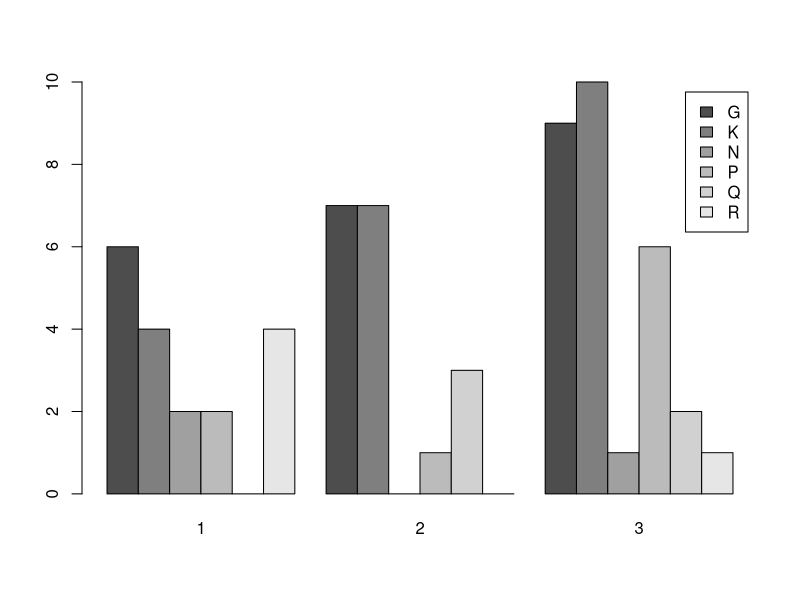
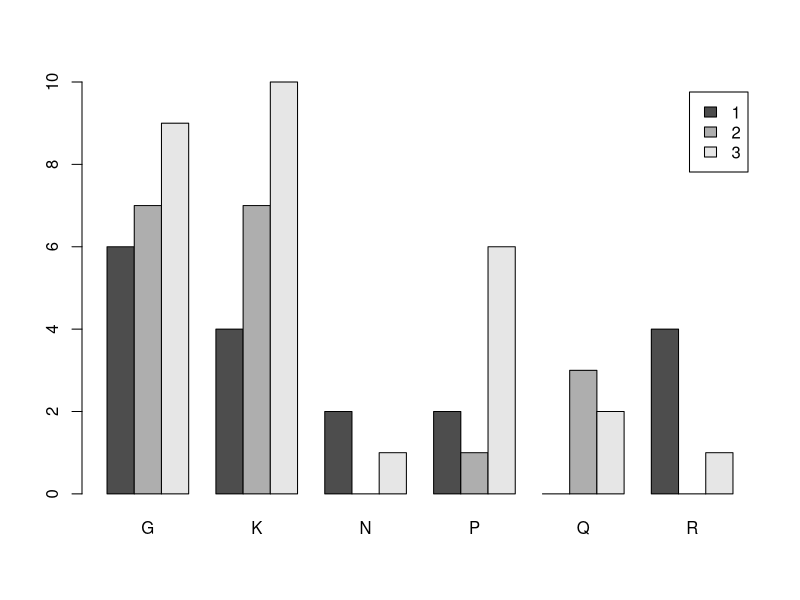
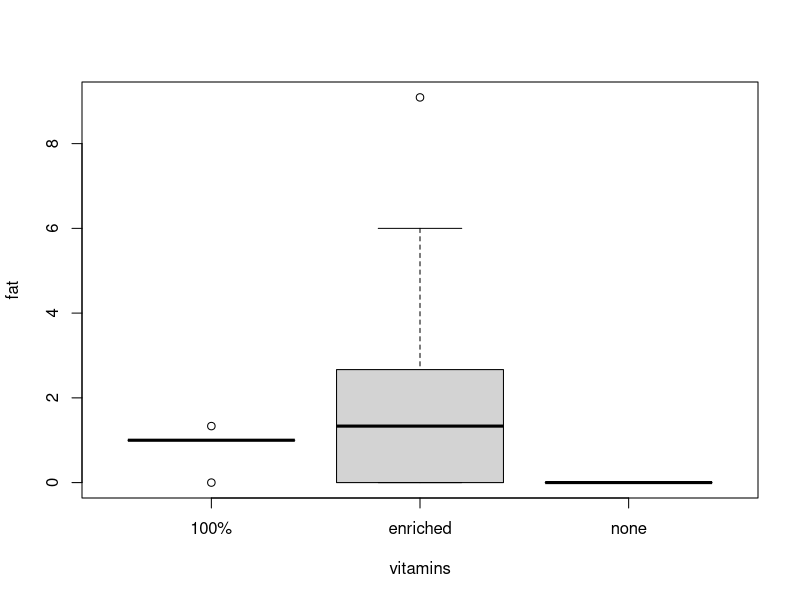
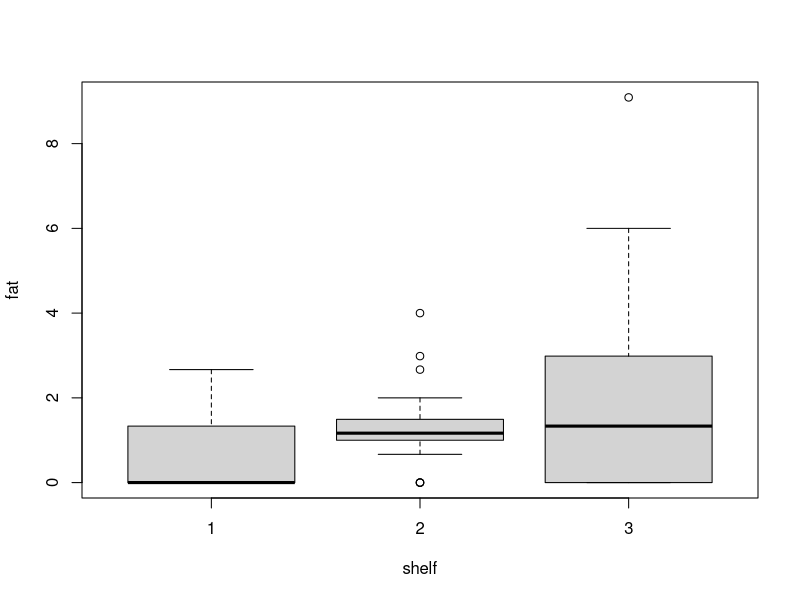
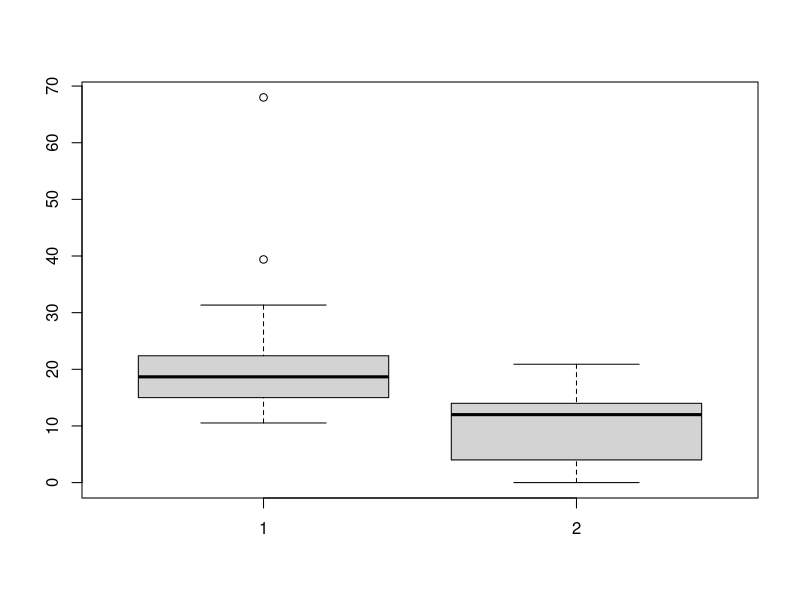
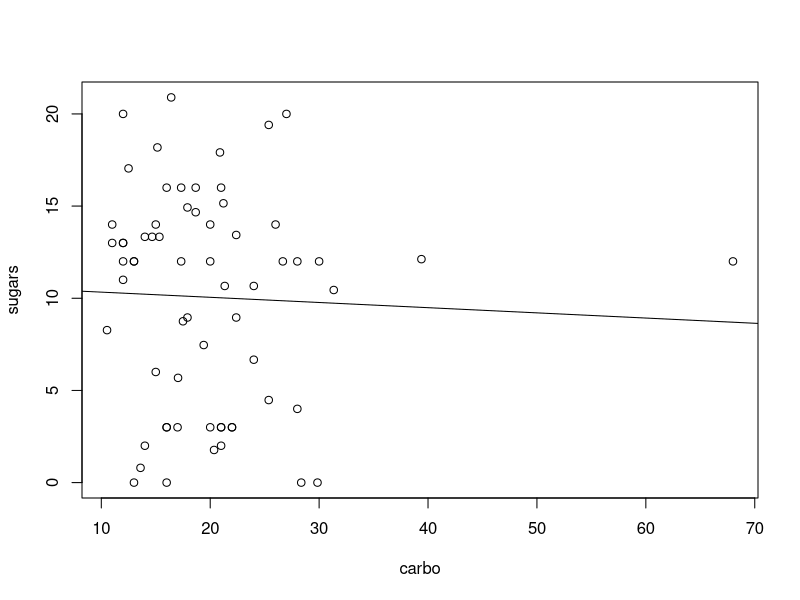
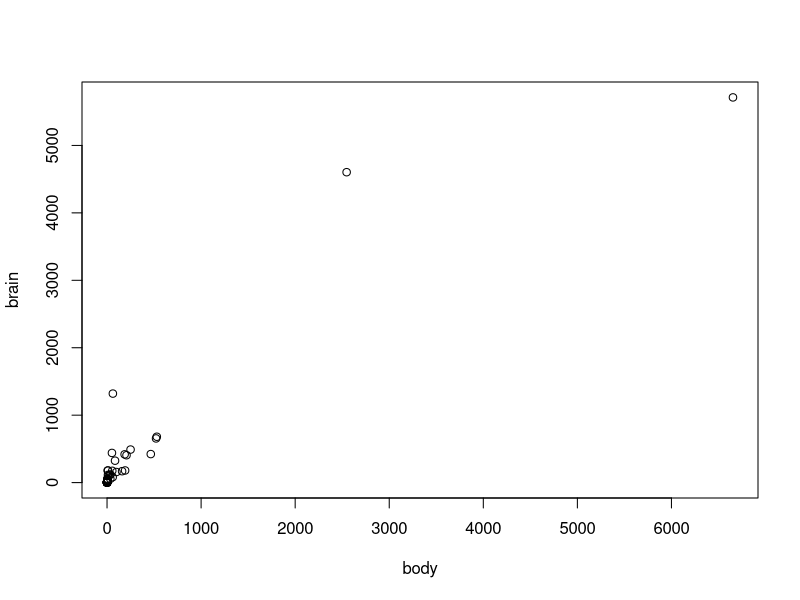
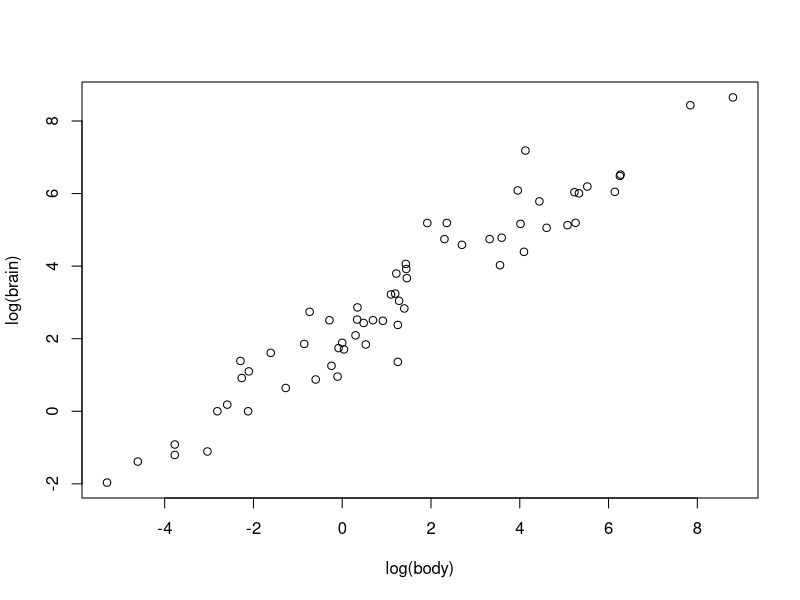

Recreate these plots in R, in order. (Note: this script raises an error after producing the figures.)
######### 4.2
library("MASS")
data("UScereal")
attach(UScereal)
names(UScereal)
head(UScereal)

# mfr, shelf - categorical
table(mfr, shelf)
barplot(table(mfr, shelf), beside = TRUE, legend = T)
barplot(table(shelf, mfr), beside = TRUE, legend = T)

# fat - numerical, vitamins - categorical
boxplot(fat ~ vitamins)

# fat - numerical, shelf - categorical
boxplot(fat ~ shelf)

# two numerical, quantative

boxplot(carbo, sugars)

plot(carbo, sugars)
abline(lm(sugars ~ carbo))
cor(carbo, sugars)

# Другите две се повтарят

############# 4.3
data("mammals")
attach(mammals)
head(mammals)

plot(body, brain)
plot(log(body), log(brain))

####### 4.4
data("homedata")
head(homedata)
# identify outliers
attach(homedata)
plot(y1970, y2000)
abline(lm(y2000~y1970))
cor(y1970, y2000)

outliers = identify(y1970, y2000)

plot(y1970[-outliers], y2000[-outliers])
abline(lm(y2000[-outliers]~y1970[-outliers]))
cor(y1970[-outliers], y2000[-outliers])

############# 4.7 на място

########## 4.9
data(mtcars)
names(mtcars)
str(mtcars)
head(mtcars)

attach(mtcars)
head(mtcars, n = 5)

mtcars["Valiant", "hp"]
simple.lm(cyl, mpg)